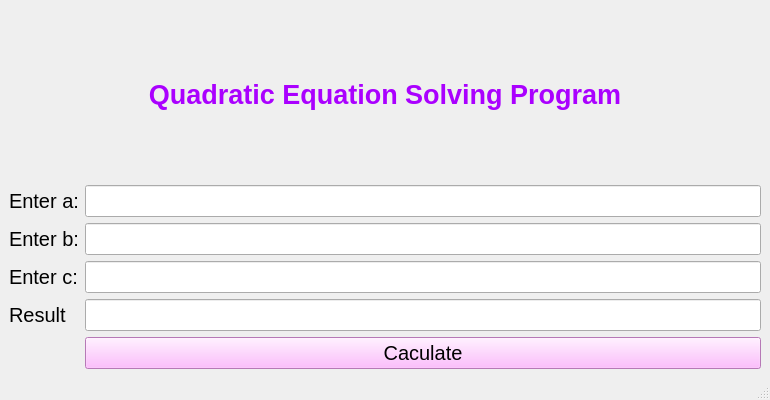
<?xml version="1.0" encoding="UTF-8"?>
<ui version="4.0">
 <class>MainWindow</class>
 <widget class="QMainWindow" name="MainWindow">
  <property name="geometry">
   <rect>
    <x>0</x>
    <y>0</y>
    <width>770</width>
    <height>400</height>
   </rect>
  </property>
  <property name="windowTitle">
   <string>MainWindow</string>
  </property>
  <widget class="QWidget" name="centralwidget">
   <layout class="QVBoxLayout" name="verticalLayout_2">
    <item>
     <layout class="QVBoxLayout" name="verticalLayout">
      <item>
       <widget class="QLabel" name="label">
        <property name="font">
         <font>
          <pointsize>20</pointsize>
          <weight>75</weight>
          <bold>true</bold>
         </font>
        </property>
        <property name="styleSheet">
         <string notr="true">color: rgb(170, 0, 255);</string>
        </property>
        <property name="text">
         <string>Quadratic Equation Solving Program</string>
        </property>
        <property name="alignment">
         <set>Qt::AlignCenter</set>
        </property>
       </widget>
      </item>
      <item>
       <layout class="QFormLayout" name="formLayout">
        <item row="0" column="0">
         <widget class="QLabel" name="enterALabel">
          <property name="font">
           <font>
            <pointsize>15</pointsize>
           </font>
          </property>
          <property name="text">
           <string>Enter a:</string>
          </property>
         </widget>
        </item>
        <item row="0" column="1">
         <widget class="QLineEdit" name="enterALineEdit">
          <property name="font">
           <font>
            <pointsize>15</pointsize>
           </font>
          </property>
         </widget>
        </item>
        <item row="1" column="0">
         <widget class="QLabel" name="enterBLabel">
          <property name="font">
           <font>
            <pointsize>15</pointsize>
           </font>
          </property>
          <property name="text">
           <string>Enter b:</string>
          </property>
         </widget>
        </item>
        <item row="1" column="1">
         <widget class="QLineEdit" name="enterBLineEdit">
          <property name="font">
           <font>
            <pointsize>15</pointsize>
           </font>
          </property>
         </widget>
        </item>
        <item row="2" column="0">
         <widget class="QLabel" name="enterCLabel">
          <property name="font">
           <font>
            <pointsize>15</pointsize>
           </font>
          </property>
          <property name="text">
           <string>Enter c:</string>
          </property>
         </widget>
        </item>
        <item row="2" column="1">
         <widget class="QLineEdit" name="enterCLineEdit">
          <property name="font">
           <font>
            <pointsize>15</pointsize>
           </font>
          </property>
         </widget>
        </item>
        <item row="4" column="0">
         <widget class="QLabel" name="resultLabel">
          <property name="font">
           <font>
            <pointsize>15</pointsize>
           </font>
          </property>
          <property name="text">
           <string>Result</string>
          </property>
         </widget>
        </item>
        <item row="5" column="1">
         <widget class="QPushButton" name="pushButton">
          <property name="font">
           <font>
            <pointsize>15</pointsize>
           </font>
          </property>
          <property name="styleSheet">
           <string notr="true">background-color: rgb(255, 170, 255);</string>
          </property>
          <property name="text">
           <string>Caculate</string>
          </property>
         </widget>
        </item>
        <item row="4" column="1">
         <widget class="QLineEdit" name="resultLineEdit">
          <property name="font">
           <font>
            <pointsize>15</pointsize>
           </font>
          </property>
         </widget>
        </item>
       </layout>
      </item>
     </layout>
    </item>
   </layout>
  </widget>
  <widget class="QMenuBar" name="menubar">
   <property name="geometry">
    <rect>
     <x>0</x>
     <y>0</y>
     <width>770</width>
     <height>26</height>
    </rect>
   </property>
  </widget>
  <widget class="QStatusBar" name="statusbar"/>
 </widget>
 <resources/>
 <connections/>
</ui>
